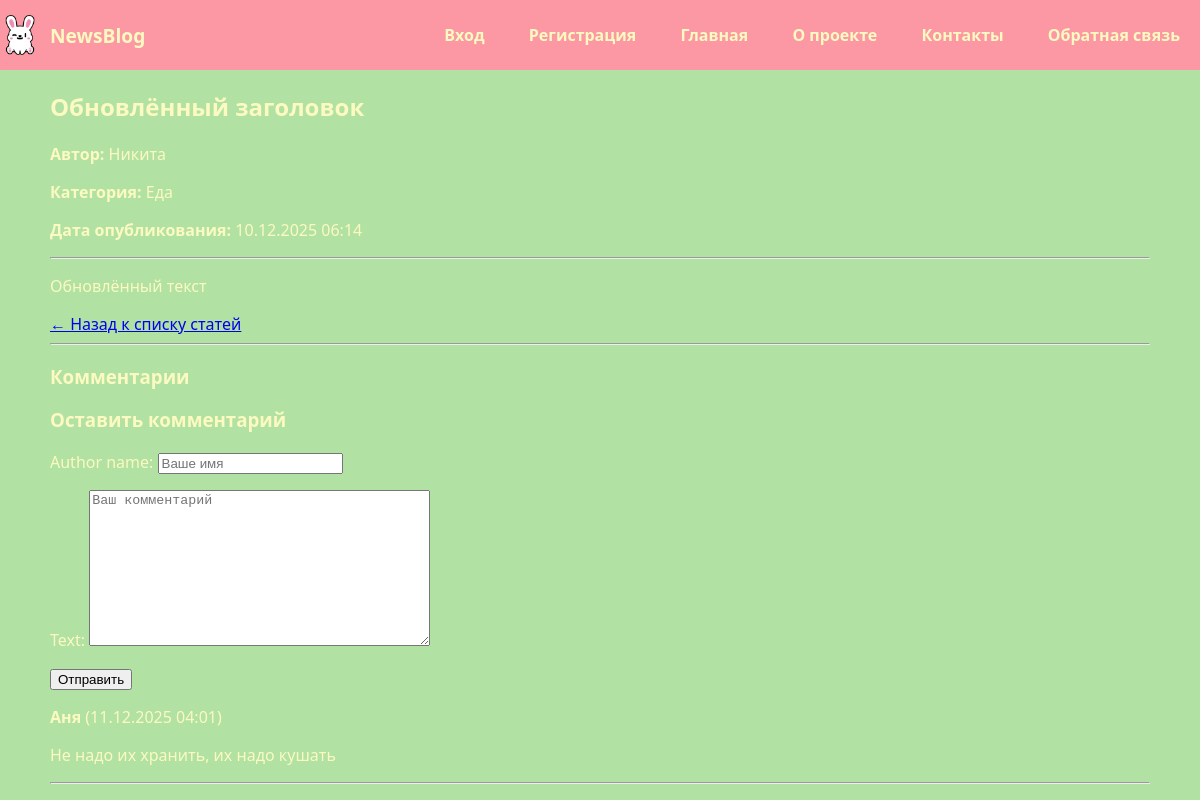
/articles/2/, run on an earlier commit of the app's database.
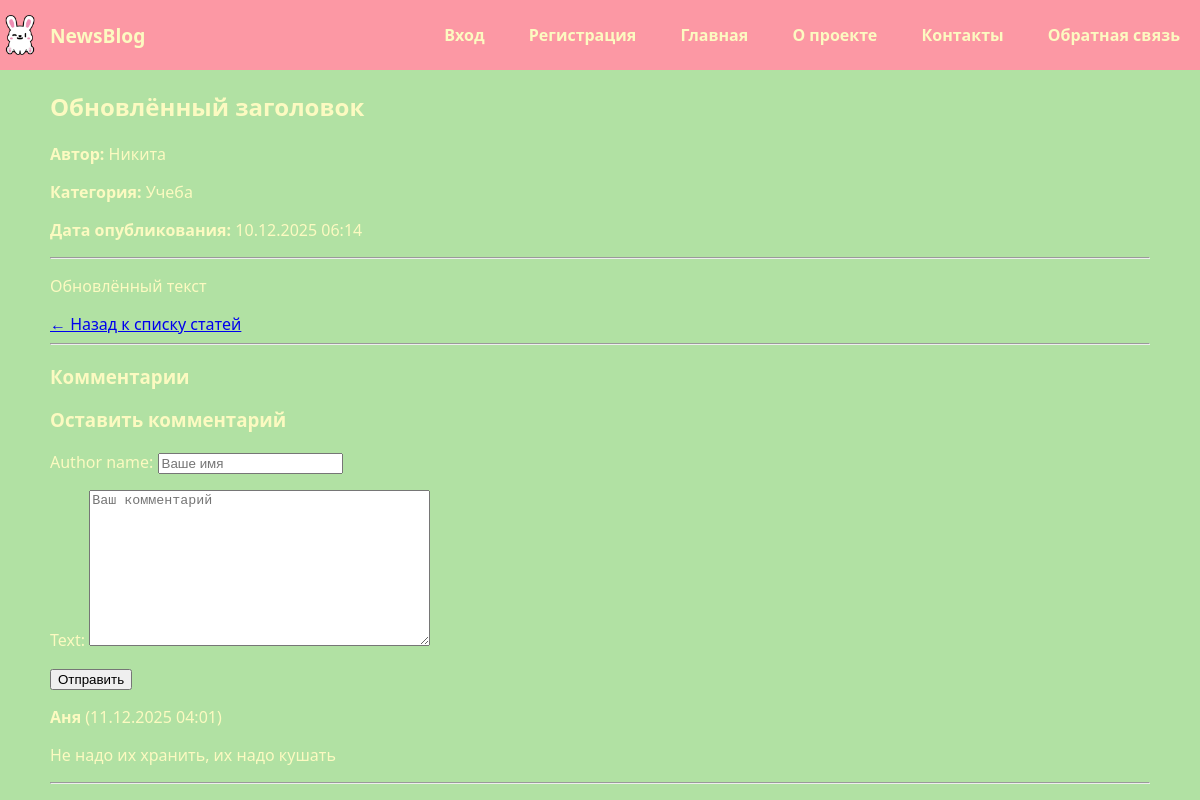
And on a later commit of the database.
### statiysate/models.py (models this page shows, shortened)
class Article(models.Model):
    title=models.CharField(max_length=200, verbose_name="Название статьи")
    short_description=models.TextField(max_length=400, verbose_name="Краткое описание")
    text=models.TextField(verbose_name="Текст статьи")
    created_at=models.DateTimeField(auto_now_add=True, verbose_name="Дата создания")
    user = models.ForeignKey(User, on_delete=models.CASCADE, related_name="articles", verbose_name="Автор", default=1)
    CATEGORY_CHOICES = [
        ("bit", "Быт"),
        ("studies", "Учеба"),
        ("work", "Работа"),
        ("food", "Еда"),
        ("emergency", "ЧП"),
        ("other", "Другое"),
    ]
    category = models.CharField(max_length=50, choices=CATEGORY_CHOICES, default="other",verbose_name="Категория")
    class Meta:
        verbose_name="Статья"
        verbose_name_plural="Статьи"
        ordering=['-created_at']

class User(AbstractUser):
    username=None
    name=models.CharField(max_length=100, unique=True, verbose_name="Имя пользователя")
    USERNAME_FIELD = 'name'
    REQUIRED_FIELDS = ['email']
    objects = CustomUserManager()
    class Meta:
        verbose_name="Пользователь"
        verbose_name_plural= "Пользователи"

### statiysate/views.py (the view)
# urls.py: path('articles/<int:id>/', views.article_detail, name='article_detail'),
def article_detail(request, id):
    article = get_object_or_404(Article, id=id)
    comments = article.comments.all().order_by('-date')
    if request.method == "POST":
        form = CommentForm(request.POST)
        if form.is_valid():
            comment = form.save(commit=False)
            comment.article = article
            comment.save()
            return redirect('article_detail', id=article.id)
    else:
        form = CommentForm()
    return render(request, "article_detail.html", {
        "article": article,
        "comments": comments,
        "form": form,
    })

### statiysate/forms.py
class CommentForm(forms.ModelForm):
    class Meta:
        model = Comment
        fields=["author_name", "text"]
        widgets={"author_name": forms.TextInput(attrs={"placeholder": "Ваше имя"}), "text": forms.Textarea(attrs={"placeholder": "Ваш комментарий"}),}

### temp/article_detail.html (shortened to what this page needs)
{% extends 'basee.html' %}
{% block body %}
<h2>{{ article.title }}</h2>
<p><b>Автор:</b> {{ article.user.name }}</p>
<p><strong>Категория:</strong> {{ article.get_category_display }}</p>
<p><strong>Дата опубликования:</strong> {{ article.created_at|date:"d.m.Y H:i" }}</p>
<hr>
<p>{{ article.text|linebreaksbr }}</p>
<a href="{% url 'home' %}">← Назад к списку статей</a>
<hr>
<h3>Комментарии</h3>
<h3>Оставить комментарий</h3>
<form method="post">
    {{ form.as_p }}
    <button type="submit">Отправить</button>
</form>
{% if comments %}
    {% for c in comments %}
        <div style="margin-bottom: 15px;">
            <p><b>{{ c.author_name }}</b> ({{ c.date|date:"d.m.Y H:i" }})</p>
            <p>{{ c.text|linebreaksbr }}</p>
        </div>
        <hr>
    {% endfor %}
{% else %}
    <p>Пока нет комментариев.</p>
{% endif %}
{% endblock %}

What changed in the data, as far as the page shows it:
changed Article "Обновлённый заголовок": category "Еда" → "Учеба"
